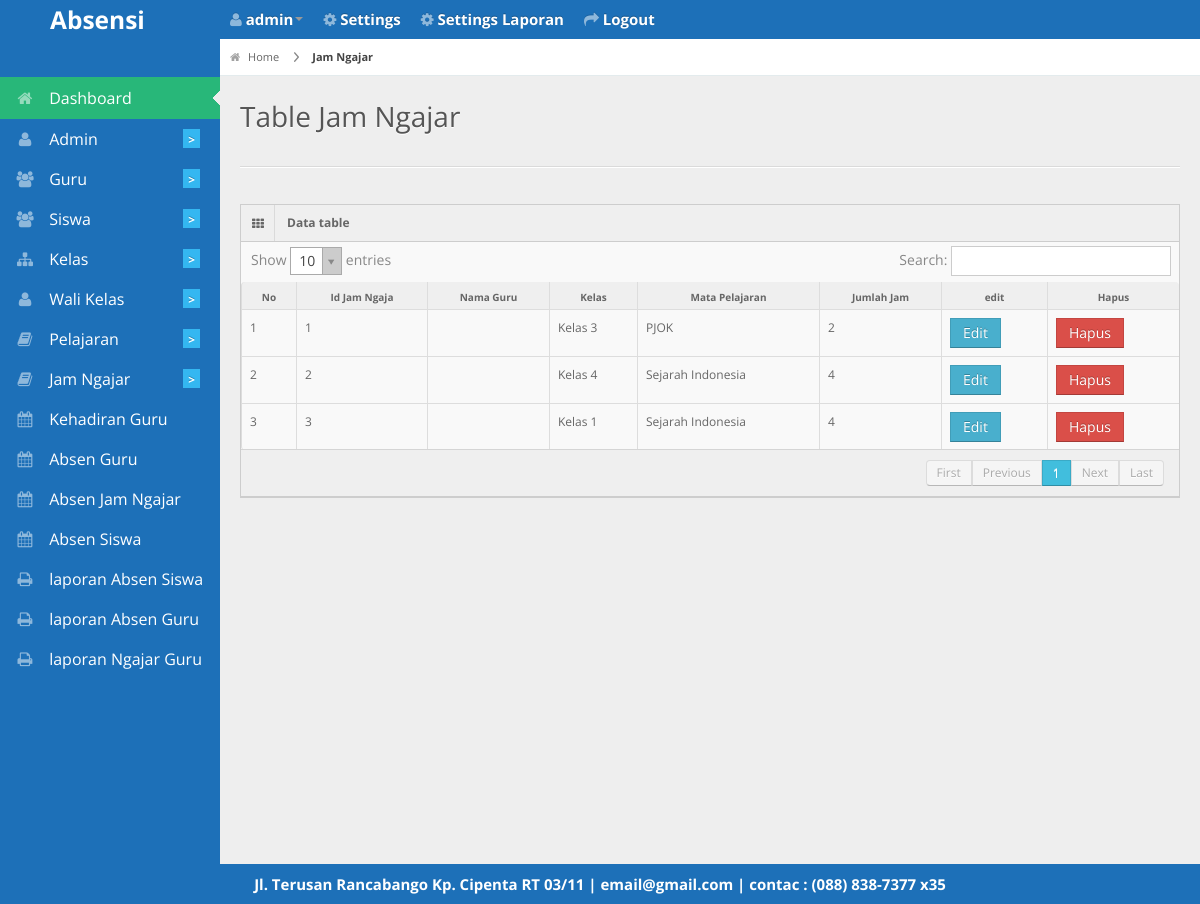
The page /admin/tablejamngajar.php (signed in) on the database its author committed.
### tables this page shows
CREATE TABLE `jam_mengajar` (
  `id_jam_mengajar` int(11) NOT NULL,
  `jam` int(11) NOT NULL,
  `id_pelajaran` int(11) NOT NULL,
  `id_guru` int(11) NOT NULL,
  `id_kelas` int(11) NOT NULL
);

CREATE TABLE `kelas` (
  `id_kelas` int(11) NOT NULL,
  `nama_kelas` varchar(30) NOT NULL
);

CREATE TABLE `pelajaran` (
  `id_pelajaran` int(11) NOT NULL,
  `mata_pelajaran` varchar(30) NOT NULL
);

CREATE TABLE `biodata` (
  `id_biodata` int(11) NOT NULL,
  `nama_sekolah` varchar(255) NOT NULL,
  `alamat` varchar(255) NOT NULL,
  `photo` varchar(255) NOT NULL,
  `email` varchar(255) NOT NULL,
  `telepon` varchar(20) NOT NULL,
  `kota` varchar(50) NOT NULL
);

### admin/tablejamngajar.php (the view, shortened to what this page needs)
<?php
 include '../db/koneksi.php';
 include '../layout/header.php'; ?>
<div id="content">
  <div id="content-header">
    <div id="breadcrumb"> <a href="http://localhost/absensi2/<?php echo $_SESSION['akses']; ?>/" title="Go to Home" class="tip-bottom"><i class="icon-home"></i> Home</a>
      <a href="http://localhost/absensi2/admin/jamngaja" class="current">Jam Ngajar</a> </div>
    <h1>Table Jam Ngajar</h1>
  </div>
  <div class="container-fluid">
    <hr>
    <div class="row-fluid">
      <div class="span12">
        <div class="widget-box">
          <div class="widget-title"> <span class="icon"><i class="icon-th"></i></span>
            <h5>Data table</h5>
          </div>
          <div class="widget-content nopadding">
            <table class="table table-bordered data-table">
              <thead>
                <tr>
                  <th>No</th>
                  <th>Id Jam Ngaja</th>
                  <th>Nama Guru</th>
                  <th>Kelas</th>
                  <th>Mata Pelajaran</th>
                  <th>Jumlah Jam</th>
                  <th>edit</th>
                  <th>Hapus</th>
              </tr>
              </thead>
              <tbody>
                <?php
                $query_tampil=mysqli_query($konek,"select * from jam_mengajar");
                $no=1; while ($data=mysqli_fetch_array($query_tampil)) {
                 ?>
                <tr class="gradeX">
                  <td><?php echo $no; ?></td>
                  <td><?php echo $data['id_jam_mengajar']; ?></td>
                  <td><?php
                  $query_tampil2=mysqli_query($konek,"select nama from guru WHERE id_guru=$data[id_guru]");
                  $data2=mysqli_fetch_array($query_tampil2);
                  echo $data2['nama']; ?></td>
                  <td><?php
                  $query_kelas=mysqli_query($konek,"SELECT nama_kelas FROM kelas WHERE id_kelas=$data[id_kelas]");
                  $data_kelas=mysqli_fetch_array($query_kelas);
                  echo $data_kelas['nama_kelas']; ?></td>
                  <td><?php
                      $query_pelajaran=mysqli_query($konek,"SELECT mata_pelajaran FROM pelajaran WHERE id_pelajaran=$data[id_pelajaran]");
                  $data_pelajaran=mysqli_fetch_array($query_pelajaran);
                  echo $data_pelajaran['mata_pelajaran']; ?></td>
                  <td><?php echo $data['jam']; ?></td>
                  <td><a href="http://localhost/absensi2/admin/jamngajar/edit/<?PHP echo $data['id_jam_mengajar']?>"class="btn btn-info">Edit</a></td>
                  <td><a href="http://localhost/absensi2/admin/jamngajar/hapus/<?PHP echo $data['id_jam_mengajar']?>"class="btn btn-danger">Hapus</a></td>
                </tr>
                <?php $no++; } ?>
              </tbody>
            </table>
          </div>
        </div>
      </div>
    </div>
  </div>
</div>
<?php include '../layout/footer.php'; ?>

### layout/footer.php (shortened to what this page needs)
<div class="row-fluid">
  <div id="footer" class="span12"style="
    color: #fff;
    font-weight: bold;
    font-size: 15px;
">
     <?php echo "$header_photo[alamat] | $header_photo[email] | contac : $header_photo[telepon]"; ?> </div>
</div>
</body>
</html>

### css/matrix-style.css (style rules this page uses)
* { outline:none !important; -moz-outline: none !important; }
html, body { height:100% }
body { overflow-x: hidden; margin-top: -10px; font-family: 'Open Sans', sans-serif; font-size:12px; color:#666; }
a { color:#666; }
select, textarea, input[type="text"], input[type="password"], input[type="datetime"], input[type="datetime-local"], input[type="date"], input[type="month"], input[type="time"], input[type="week"], input[type="number"], input[type="email"], input[type="url"], input[type="search"], input[type="tel"], input[type="color"], .uneditable-input, .label, .dropdown-menu, .btn, .well, .progress, .table-bordered, .btn-group > .btn:first-child, .btn-group > .btn:last-child, .btn-group > .btn:last-child, .btn-group > .dropdown-toggle, .alert { border-radius:0px; }
.btn, textarea, input[type="text"], input[type="password"], input[type="datetime"], input[type="datetime-local"], input[type="date"], input[type="month"], input[type="time"], input[type="week"], input[type="number"], input[type="email"], input[type="url"], input[type="search"], input[type="tel"], input[type="color"], .uneditable-input { box-shadow:none; }
.progress, .progress-success .bar, .progress .bar-success, .progress-warning .bar, .progress .bar-warning, .progress-danger .bar, .progress .bar-danger, .progress-info .bar, .progress .bar-info, .btn, .btn-primary { background-image:none; }
#footer { padding:10px; text-align:center; }
hr { border-top-color:#dadada; }
#content { background: none repeat scroll 0 0 #eeeeee; margin-left: 220px; margin-right: 0; padding-bottom: 25px; position: relative; min-height:100%; width: auto; }
#content-header { position: abslute; width: 100%; margin-top: -38px; z-index: 20; }
#content-header h1 { color: #555555; font-size: 28px; font-weight: normal; float: none; text-shadow: 0 1px 0 #ffffff; margin-left: 20px; position: relative; }
#content-header h1, #content-header .btn-group { margin-top: 20px; }
#breadcrumb { background-color: #fff; border-bottom: 1px solid #e3ebed; }
#breadcrumb a { padding: 8px 20px 8px 10px; display: inline-block; background-image: url('../img/breadcrumb.png'); background-position: center right; background-repeat: no-repeat; font-size: 11px; color: #666666; }
#breadcrumb a:last-child { background-image:none; }
#breadcrumb a.current { font-weight: bold; color: #444444; }
#breadcrumb a i { margin-right: 5px; opacity: .6; }
.stat-boxes .peity_bar_good, .stat-boxes .peity_line_good, { color: #459D1C; }
.widget-box { background: none repeat scroll 0 0 #F9F9F9; border-left: 1px solid #CDCDCD; border-top: 1px solid #CDCDCD; border-right: 1px solid #CDCDCD; clear: both; margin-top: 16px; margin-bottom: 16px; position: relative; }
.widget-title, .modal-header, .table th, div.dataTables_wrapper .ui-widget-header { background:#efefef; border-bottom: 1px solid #CDCDCD; height: 36px; }
.widget-title span.icon { padding: 9px 10px 7px 11px; float: left; border-right:1px solid #dadada; }
.widget-title h5 { color: #666; float: left; font-size: 12px; font-weight: bold; padding: 12px; line-height: 12px; margin: 0; }
.widget-content { padding:15px; border-bottom: 1px solid #cdcdcd; }
.table th { height: auto; font-size: 10px; padding: 5px 10px 2px; border-bottom: 0; text-align: center; color: #666666; }
.nopadding { padding: 0 !important; }
.nopadding .table { margin-bottom: 0; }
.nopadding .table-bordered { border: 0; }

### css/matrix-media.css (style rules this page uses)
body { background: #1d70b8; }

### rows shown on the page
jam_mengajar: id_jam_mengajar "1", id_kelas.nama_kelas "Kelas 3", id_pelajaran.mata_pelajaran "PJOK", jam "2"
jam_mengajar: id_jam_mengajar "2", id_kelas.nama_kelas "Kelas 4", id_pelajaran.mata_pelajaran "Sejarah Indonesia", jam "4"
jam_mengajar: id_jam_mengajar "3", id_kelas.nama_kelas "Kelas 1", id_pelajaran.mata_pelajaran "Sejarah Indonesia", jam "4"
biodata: alamat "Jl. Terusan Rancabango Kp. Cipenta RT 03/11", email "email@gmail.com", telepon "(088) 838-7377 x35"

### other values the page prints
$_SESSION['username'] "admin"
